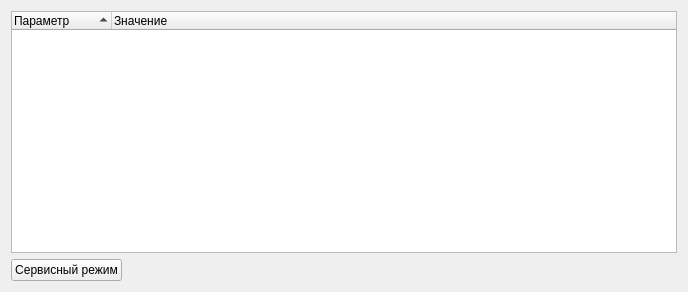
<?xml version="1.0" encoding="UTF-8"?>
<ui version="4.0">
 <class>ZrmParamsView</class>
 <widget class="QWidget" name="ZrmParamsView">
  <property name="geometry">
   <rect>
    <x>0</x>
    <y>0</y>
    <width>688</width>
    <height>292</height>
   </rect>
  </property>
  <property name="windowTitle">
   <string>Form</string>
  </property>
  <layout class="QVBoxLayout" name="verticalLayout">
   <item>
    <widget class="QTreeWidget" name="zrm_params">
     <property name="editTriggers">
      <set>QAbstractItemView::NoEditTriggers</set>
     </property>
     <property name="showDropIndicator" stdset="0">
      <bool>false</bool>
     </property>
     <property name="alternatingRowColors">
      <bool>true</bool>
     </property>
     <property name="selectionMode">
      <enum>QAbstractItemView::SingleSelection</enum>
     </property>
     <property name="rootIsDecorated">
      <bool>true</bool>
     </property>
     <property name="uniformRowHeights">
      <bool>true</bool>
     </property>
     <property name="itemsExpandable">
      <bool>false</bool>
     </property>
     <property name="sortingEnabled">
      <bool>true</bool>
     </property>
     <property name="headerHidden">
      <bool>false</bool>
     </property>
     <property name="expandsOnDoubleClick">
      <bool>false</bool>
     </property>
     <property name="columnCount">
      <number>2</number>
     </property>
     <attribute name="headerVisible">
      <bool>true</bool>
     </attribute>
     <attribute name="headerShowSortIndicator" stdset="0">
      <bool>true</bool>
     </attribute>
     <column>
      <property name="text">
       <string>Параметр</string>
      </property>
     </column>
     <column>
      <property name="text">
       <string>Значение</string>
      </property>
     </column>
    </widget>
   </item>
   <item>
    <widget class="QPushButton" name="pushButtonService">
     <property name="sizePolicy">
      <sizepolicy hsizetype="Fixed" vsizetype="Fixed">
       <horstretch>0</horstretch>
       <verstretch>0</verstretch>
      </sizepolicy>
     </property>
     <property name="text">
      <string>Сервисный режим</string>
     </property>
    </widget>
   </item>
  </layout>
 </widget>
 <resources/>
 <connections/>
</ui>
